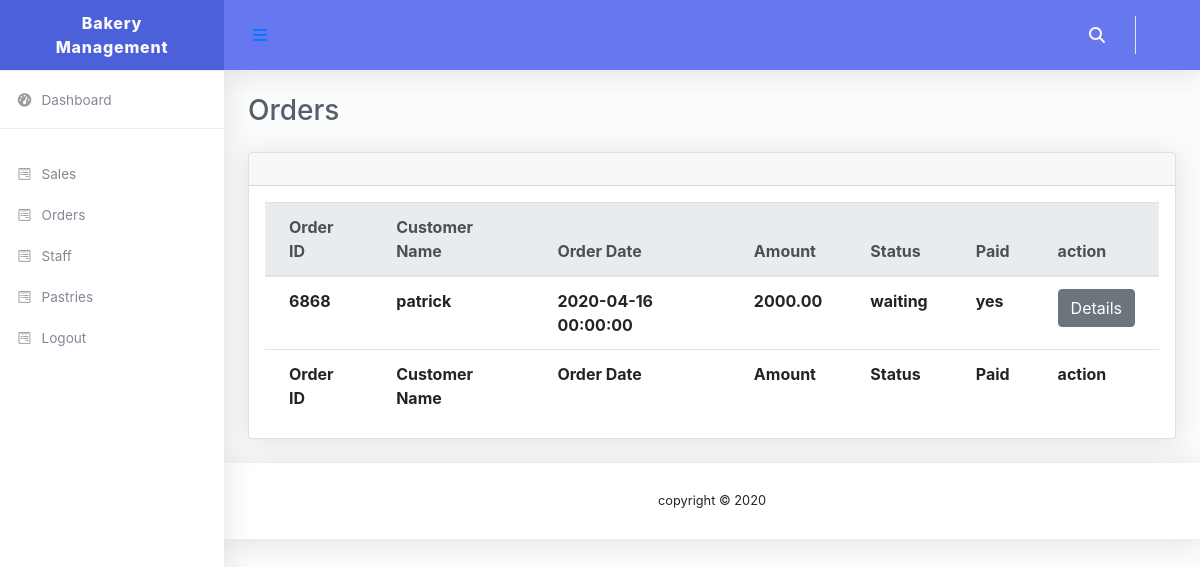
The app's page /admin/orders.php, older data.
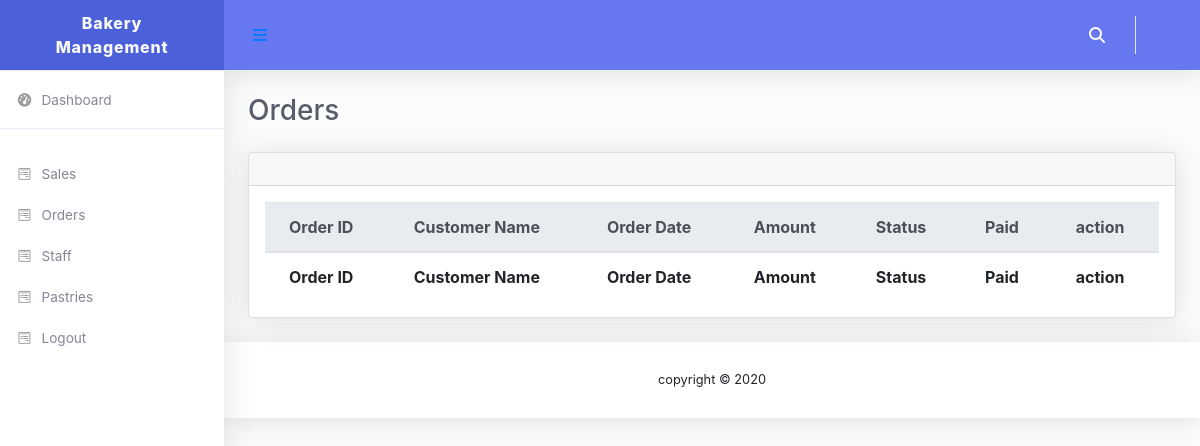
The same page, newer data.
### tables this page shows
CREATE TABLE IF NOT EXISTS `orders` (
  `id` int(10) NOT NULL AUTO_INCREMENT,
  `customer_name` varchar(10) DEFAULT NULL,
  `order_date` datetime DEFAULT CURRENT_TIMESTAMP,
  `total` decimal(8,2) DEFAULT NULL,
  `status` enum('waiting','delivered','canceled') NOT NULL DEFAULT 'waiting',
  `paid` enum('yes','no') NOT NULL DEFAULT 'no',
  PRIMARY KEY (`id`)
);

### admin/orders.php (the view, shortened to what this page needs)
<?php
  require '../db.php';
  $sql1 = 'SELECT * FROM `orders`';
  $sth1 = $pdo->prepare($sql1);
  $sth1->execute();
  $orders = $sth1->fetchAll();
 ?>
<!DOCTYPE html>
<html lang="en">
<?php include_once 'admin_head.php'; ?>
<body id="page-top">
  <div id="wrapper">
    <?php include_once 'admin_side.php'; ?>
    <div id="content-wrapper" class="d-flex flex-column">
      <div id="content">
        <?php include_once 'admin_top.php'; ?>
        <div class="container-fluid" id="container-wrapper">
          <div class="d-sm-flex align-items-center justify-content-between mb-4">
            <h1 class="h3 mb-0 text-gray-800">Orders</h1>
          </div>
            <div class="row">
              <div class="col-lg-12">
              <div class="card mb-4">
                <div class="card-header py-3 d-flex flex-row align-items-center justify-content-between">
                </div>
                <div class="table-responsive p-3">
                  <div class="table-responsive">
                  <table class="table align-items-center table-flush">
                    <thead class="thead-light">
                      <tr>
                        <th>Order ID</th>
                        <th>Customer Name</th>
                        <th>Order Date</th>
                        <th>Amount</th>
                        <th>Status</th>
                        <th>Paid</th>
                        <th>action</th>
                      </tr>
                    </thead>
                    <tfoot>
                      <tr>
                        <th>Order ID</th>
                        <th>Customer Name</th>
                        <th>Order Date</th>
                        <th>Amount</th>
                        <th>Status</th>
                        <th>Paid</th>
                        <th>action</th>
                      </tr>
                    </tfoot>
                    <tbody>
                      <?php foreach ($orders as $order): ?>
                        <tr>
                          <th><?php echo $order['id']; ?></th>
                          <th><?php echo $order['customer_name']; ?></th>
                          <th><?php echo $order['order_date']; ?></th>
                          <th><?php echo $order['total']; ?></th>
                          <th><?php echo $order['status']; ?></th>
                          <th><?php echo $order['paid']; ?></th>
                          <th>
                              <a href="order_details.php?oid=<?php echo $order['id']; ?>" class="btn btn-secondary">Details</a>
                          </th>
                        </tr>
                      <?php endforeach ;?>
                    </tbody>
                  </table>
                </div>
              </div>
            </div>
          </div>
        </div>
      </div>
      <?php include_once 'admin_footer.php'; ?>
</body>
</html>

### admin/admin_head.php (shortened to what this page needs)
<head>
  <link href="../css/all.min.css" rel="stylesheet" type="text/css">
  <link href="../css/bootstrap.min.css" rel="stylesheet" type="text/css">
  <link href="../css/ruang-admin.min.css" rel="stylesheet">
</head>

### admin/admin_side.php (shortened to what this page needs)
 <ul class="navbar-nav sidebar sidebar-light accordion" id="accordionSidebar">
   <a class="sidebar-brand d-flex align-items-center justify-content-center" href="index.html">
     <div class="sidebar-brand-text mx-3">Bakery Management</div>
   </a>
   <hr class="sidebar-divider my-0">
   <li class="nav-item">
     <a class="nav-link" href="index.php">
       <i class="fas fa-fw fa-tachometer-alt"></i>
       <span>Dashboard</span></a>
   </li>
   <hr class="sidebar-divider">
   <li class="nav-item">
     <a class="nav-link" href="sales.php">
       <i class="fab fa-fw fa-wpforms"></i>
       <span>Sales</span>
     </a>
   </li>
   <li class="nav-item">
     <a class="nav-link" href="orders.php">
       <i class="fab fa-fw fa-wpforms"></i>
       <span>Orders</span>
     </a>
   </li>
   <li class="nav-item">
     <a class="nav-link" href="staff.php">
       <i class="fab fa-fw fa-wpforms"></i>
       <span>Staff</span>
     </a>
   </li>
   <li class="nav-item">
     <a class="nav-link" href="pastries.php">
       <i class="fab fa-fw fa-wpforms"></i>
       <span>Pastries</span>
     </a>
   </li>
   <li class="nav-item">
     <a class="nav-link" href="../logout.php">
       <i class="fab fa-fw fa-wpforms"></i>
       <span>Logout</span>
     </a>
   </li>
</ul>

### admin/admin_top.php (shortened to what this page needs)
<nav class="navbar navbar-expand navbar-light bg-navbar topbar mb-4 static-top">
          <button id="sidebarToggleTop" class="btn btn-link rounded-circle mr-3">
            <i class="fa fa-bars"></i>
          </button>
          <ul class="navbar-nav ml-auto">
            <li class="nav-item dropdown no-arrow">
              <a class="nav-link dropdown-toggle" href="#" id="searchDropdown" role="button" data-toggle="dropdown"
                aria-haspopup="true" aria-expanded="false">
                <i class="fas fa-search fa-fw"></i>
              </a>
            </li>
            <li class="nav-item dropdown no-arrow">
              <a class="nav-link dropdown-toggle" href="#" id="userDropdown" role="button" data-toggle="dropdown"
                aria-haspopup="true" aria-expanded="false">
              </a>
            </li>
          </ul>
        </nav>

### admin/admin_footer.php (shortened to what this page needs)
<footer class="sticky-footer bg-white">
<div class="container my-auto">
  <div class="copyright text-center my-auto">
    <span>copyright &copy; <script> document.write(new Date().getFullYear()); </script>
    </span>
  </div>
</div>
</footer>
</div>
  </div>
</body>
</html>

Row changes from the older to the newer data that the page shows:
removed orders: id "6868", customer_name "patrick", order_date "2020-04-16 00:00:00", total "2000.00", status "waiting", paid "yes"
